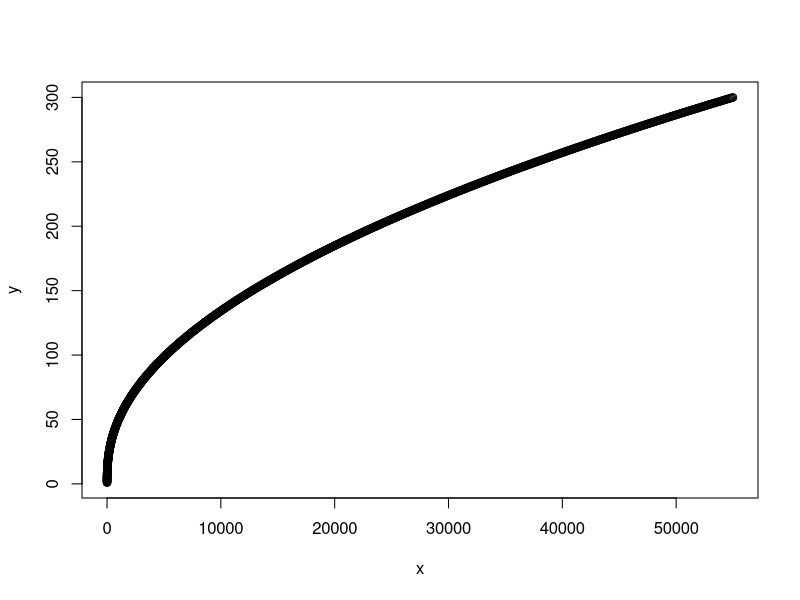
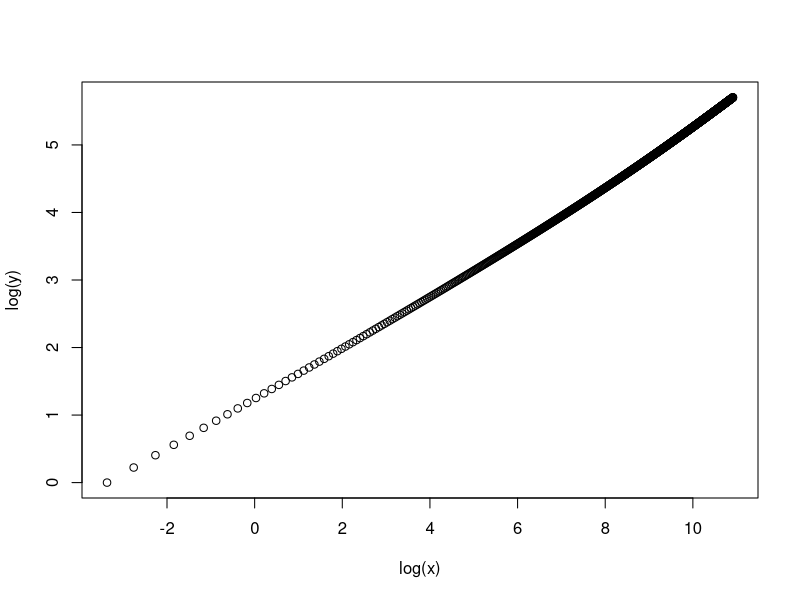

The R script that drew these images, in order:

Chave.AGB=function(dbh,density=0.62,htparam=c(41.7,.057,.748),heightmodel=predht.asym,forest='moist'
) { 
  if(is.null(htparam)) 
  { 
    if(forest=="moist") param=c(-1.499,2.148,0.207,-0.0281) 
    else if(forest=="dry") param=c(-.667,1.784,0.207,-.0281) 
    else if(forest=="wet") param=c(-1.239,1.98,0.207,-0.0281) 
    
    AGB=agb.dbhmodel(dbh,density,param) 
  } 
  else 
  { 
    if(forest=="moist") param=c(.0501,1) 
    else if(forest=="dry") param=c(.112,.91) 
    else if(forest=="wet") param=c(.077,.94) 
    
    ht=heightmodel(dbh,htparam) 
    AGB=agb.model(dbh,density,ht,param) 
  } 
  
  return(AGB) 
} 


predht.asym=function(dbh,param) 
{ 
  if(is.null(dim(param))) 
  { 
    ymax=param[1] 
    a=param[2] 
    b=param[3] 
  } 
  else 
  { 
    ymax=param[,1] 
    a=param[,2] 
    b=param[,3] 
  } 
  
  return(ymax*(1-exp(-a*dbh^b))) 
} 


agb.model=function(dbh,density,height,param) 
  return(param[1]*(density*dbh^2*height)^param[2]) 

dbh2LAI <- function(dbh = 10){
  max_canopy_area <- 20 * 20
  slope <- (max_canopy_area - 1) / (2000 - 10) 
  LAI <- slope * dbh 
  return(LAI)
}  #converting the dbh to LAI in (m2)


########CONVERTING TOTAL BIOMASS TO DBH###########
#Using Chave function to creat the function that converts total biomass (g of C) to dbh (mm)

y <- seq(from = 1, to = 300, by = 0.25)
x <- Chave.AGB(dbh = y) * 1.2 * 0.4

plot(x,y)
plot(log(x),log(y))

log_growth_model <- lm(log(y)~log(x))


C2dbh <- function(carbon){
  carbon_kg <- carbon / 1000
  log_dbh <- log(carbon_kg)*coefficients(log_growth_model)[2] + coefficients(log_growth_model)[1]
  dbh <- exp(log_dbh) * 10
  return(dbh)
}